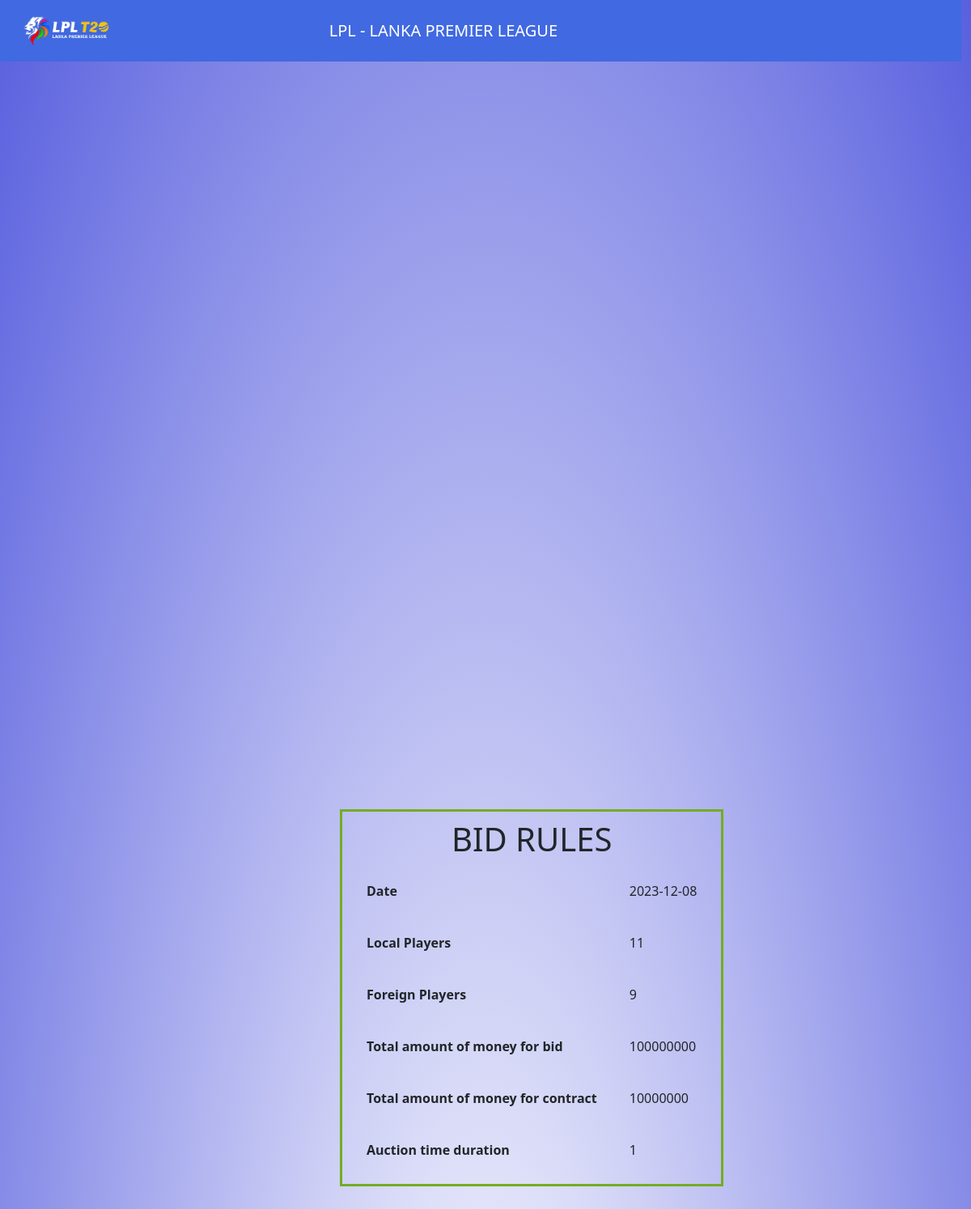
The page /Team/Playerlist/teambidrules.php on the database its author committed.
### tables this page shows
CREATE TABLE `rule` (
  `id` int(11) NOT NULL,
  `auction_year` year(4) NOT NULL,
  `no_local_players` int(11) NOT NULL,
  `no_foering_players` int(11) NOT NULL,
  `total_amount_of_bid` int(11) NOT NULL,
  `total_amount_of_contract` int(11) NOT NULL,
  `auction_duration_time` int(11) NOT NULL,
  `register_period` int(11) NOT NULL,
  `start` date NOT NULL DEFAULT current_timestamp()
);

### Team/Playerlist/teambidrules.php (the view, shortened to what this page needs)
<?php
include("conn.php");
mysqli_select_db($conn, "lplsystem");
$sql="SELECT * from rule ";
              $result=$conn-> query($sql);
            if (mysqli_num_rows($result) > 0) {
                while ($row2 = mysqli_fetch_assoc($result)) {
                    $date =$row2["start"];
                    $local = $row2["no_local_players"];
                    $foreign=  $row2["no_foering_players"];
                    $bidmoney =$row2["total_amount_of_bid"];
                    $conmoney =  $row2["total_amount_of_contract"];
                    $time =  $row2["auction_duration_time"];
                }
            } else {
                echo "No matching data found for player ID: $player_id<br>";
            }
 ?>
<!DOCTYPE html>
<html lang="en">
<head>
    <link href="https://cdn.jsdelivr.net/npm/bootstrap@5.2.3/dist/css/bootstrap.min.css" rel="stylesheet">
    <link rel="stylesheet" href="https://cdnjs.cloudflare.com/ajax/libs/font-awesome/6.4.0/css/all.min.css" />
    <link rel="stylesheet" href="https://cdn.jsdelivr.net/npm/bootstrap@5.3.2/dist/css/bootstrap.min.css">
</head>
<div class="header">
<body>
<div class="navbar row">
      <div class="logo col-4">
        <img src="../../images/lpllogo.png" width="125px">
      </div>
      <div class="col-8" style="color: #fff; font-size:20px;"> LPL - LANKA PREMIER LEAGUE</div>
    </div>
<div class="rules">
    <h1 >BID RULES</h1>
<div >
    <table>
        <tr><td><b>Date</b></td>
        <td><?php echo "$date"?></td></tr>
        <tr><td><b>Local Players</b></td>
        <td><?php echo "$local"?></td></tr>
        <tr><td><b>Foreign Players</b></td>
        <td><?php echo "$foreign"?></td></tr>
        <tr><td><b>Total amount of money for bid</b></td>
        <td><?php echo "$bidmoney"?></td></tr>
        <tr><td><b>Total amount of money for contract</b></td>
        <td><?php echo "$conmoney"?></td></tr>
        <tr><td><b>Auction time duration</b></td>
        <td><?php echo "$time"?></td></tr>
    </table>
</div>
</div>
</body>
</div>
</html>

### Team/Playerlist/teambidrules.php (style rules this page uses)
tr { margin-bottom:50px; }
.header { background: radial-gradient(#fff,#5960de); height: 500vh; }
td { padding:20px; }
.rules { position:absolute; top:25%; left:35%; border:3px solid #73AD21; padding:10px; }
h1 { text-align:center; }
.navbar { display: flex; align-items: center; padding: 20px; background-color: #4169E1; z-index: 1000; width: 100vw; position: fixed; top: 0; left: 0; }
.navbar { display: flex; align-items: center; padding: 20px; background-color: #4169E1; }

### rows shown on the page
rule: start "2023-12-08", no_local_players "11", no_foering_players "9", total_amount_of_bid "100000000", total_amount_of_contract "10000000", auction_duration_time "1"
